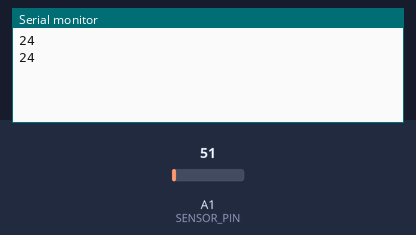
A sketch run on a simulated Arduino Uno, built with avr-gcc and run on an emulated ATmega328P. On the bench: the last lines printed to the serial monitor. The test bench sets the inputs (shaded band); at power-on: A1 (SENSOR_PIN) = 51.

Above: at 5.8 s.
5.9 s: A1 (SENSOR_PIN) set to 61
At 10.9 s:
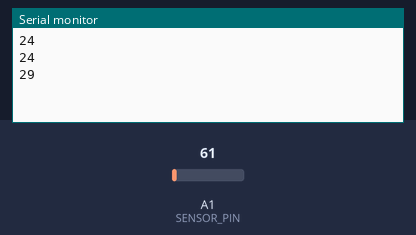
11.9 s: A1 (SENSOR_PIN) set to 71
At 16.0 s:
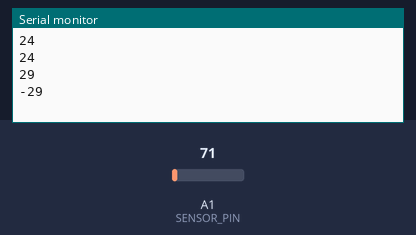
Timing chart, 0 to 17.5 s (numbered marks = the images above; inputs shaded):
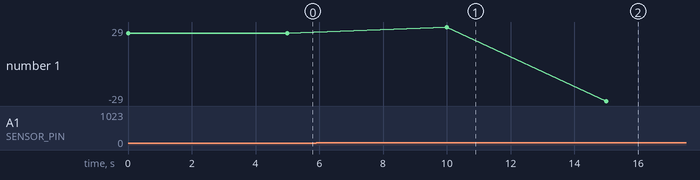

The sketch:

temperature-sensor.ino
```cpp
/*
 * This code senses the temperature every 5 seconds (using a LM35 sensor) and sends it through the Serial Port
 */

#include <Arduino.h>

const uint8_t SENSOR_PIN = A1;

/*
 * This code runs once
 */
void setup() {
  Serial.begin(9600);
}

/*
 * This code runs forever after setup
 */
void loop() {
  // Sensor returns a value between 0 (0V) and 1023 (5V), so we need to convert it
  int temp = analogRead(SENSOR_PIN) * 5 * 100 / 1024;
  Serial.print(temp);
  Serial.print("\n");
  delay(5000);
}
```

Measured:
- after the input at 5.9 s, the serial monitor: prints a new line after 4.1 s (image 1)
- after the input at 11.9 s, the serial monitor: prints a new line after 3.1 s (image 2)
- plotted number 1: 24 → 29 after the input at 5.9 s, 29 → -29 after the input at 11.9 s
